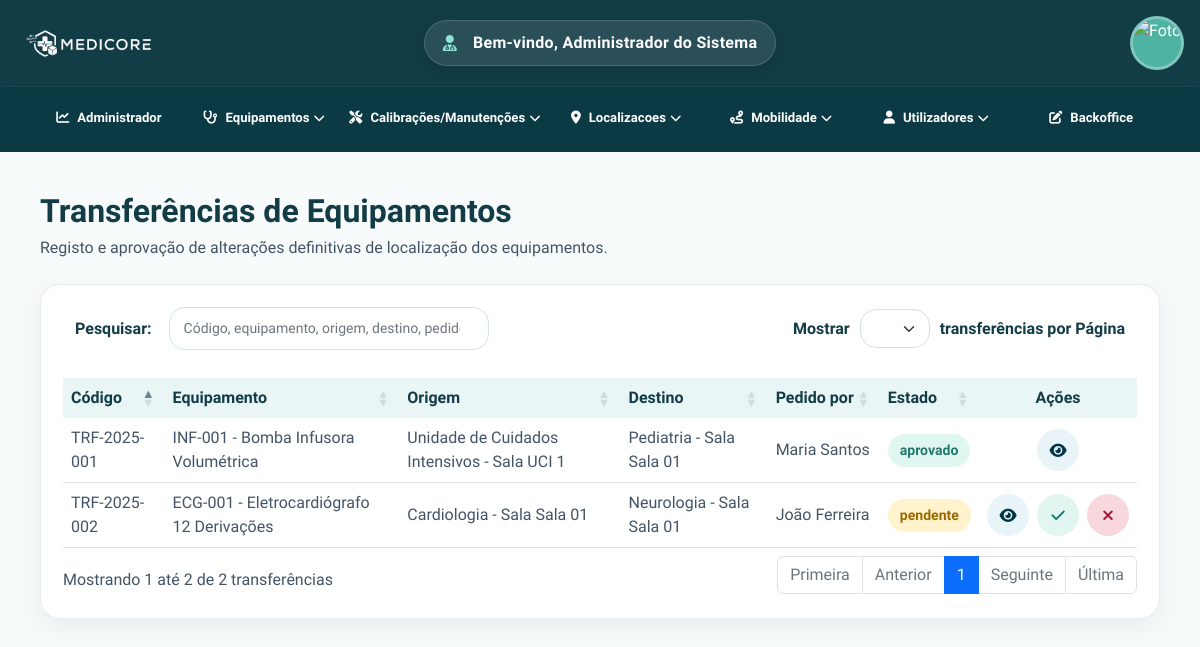
/private/views/mobilidade/transferencia.php (signed in), run on the app's committed database.
### tables this page shows
CREATE TABLE transferencias_equipamentos (
    id_transferencia INT AUTO_INCREMENT PRIMARY KEY,
    codigo_transferencia VARCHAR(30) NOT NULL UNIQUE,
    id_equipamento INT NOT NULL,
    id_localizacao_origem INT NOT NULL,
    id_localizacao_destino INT NOT NULL,
    id_utilizador_pedido INT NOT NULL,
    id_utilizador_aprovacao INT NULL,
    motivo VARCHAR(255) NULL,
    estado ENUM('pendente', 'aprovado', 'rejeitado') NOT NULL DEFAULT 'pendente',
    data_pedido DATETIME NOT NULL DEFAULT CURRENT_TIMESTAMP,
    data_aprovacao DATETIME NULL,
    observacoes VARCHAR(500) NULL,
    isActive TINYINT(1) NOT NULL DEFAULT 1,

    FOREIGN KEY (id_equipamento) REFERENCES equipamentos(id_equipamento),
    FOREIGN KEY (id_localizacao_origem) REFERENCES localizacoes(id_localizacao),
    FOREIGN KEY (id_localizacao_destino) REFERENCES localizacoes(id_localizacao),
    FOREIGN KEY (id_utilizador_pedido) REFERENCES utilizadores(id_utilizador),
    FOREIGN KEY (id_utilizador_aprovacao) REFERENCES utilizadores(id_utilizador)
);

CREATE TABLE equipamentos (
    id_equipamento INT AUTO_INCREMENT PRIMARY KEY,

    id_familia_equipamento INT NOT NULL,
    numero_sequencial INT NOT NULL,
    codigo_equipamento VARCHAR(30) NOT NULL UNIQUE,

    designacao VARCHAR(150) NOT NULL,
    modelo VARCHAR(120) NOT NULL,
    numero_serie VARCHAR(120) NOT NULL UNIQUE,

    tipo_entrada ENUM('compra', 'doacao', 'emprestimo') NULL,
    valor_aquisicao DECIMAL(10,2) NULL,

    id_localizacao INT NOT NULL,

    estado ENUM(
        'ativo',
        'avariado',
        'em_manutencao',
        'em_calibracao',
        'inativo',
        'abatido'
    ) NOT NULL DEFAULT 'ativo',

    criticidade ENUM(
        'baixa',
        'media',
        'alta',
        'critica'
    ) NOT NULL DEFAULT 'media',

    periodicidade_manutencao ENUM(
        'semestral',
        'anual',
        'bienal',
        'trienal'
    ) NULL,

    periodicidade_calibracao ENUM(
        'semestral',
        'anual',
        'bienal',
        'trienal'
    ) NULL,

    data_fabrico DATE NULL,
    data_aquisicao DATE NULL,
    data_instalacao DATE NULL,

    id_responsavel INT NULL,

    observacoes TEXT,

    isActive TINYINT(1) NOT NULL DEFAULT 1,

    criado_em TIMESTAMP DEFAULT CURRENT_TIMESTAMP,
    atualizado_em TIMESTAMP DEFAULT CURRENT_TIMESTAMP ON UPDATE CURRENT_TIMESTAMP,
    atualizado_por VARCHAR(150) NULL,

    CONSTRAINT fk_equipamento_familia
        FOREIGN KEY (id_familia_equipamento)
        REFERENCES familias_equipamento(id_familia_equipamento),

    CONSTRAINT fk_equipamento_localizacao
        FOREIGN KEY (id_localizacao)
        REFERENCES localizacoes(id_localizacao),

    CONSTRAINT fk_equipamentos_responsavel
        FOREIGN KEY (id_responsavel)
        REFERENCES utilizadores(id_utilizador)
        ON UPDATE CASCADE ON DELETE SET NULL,

    CONSTRAINT uk_familia_numero
        UNIQUE (id_familia_equipamento, numero_sequencial)
);

CREATE TABLE IF NOT EXISTS utilizadores (
    id_utilizador INT AUTO_INCREMENT PRIMARY KEY,

    codigo_utilizador VARCHAR(30) NOT NULL UNIQUE,
    nome VARCHAR(180) NOT NULL,

    tipo_utilizador ENUM('Administrador', 'Engenheiro', 'Enfermeiro') NOT NULL,
    estado ENUM('Ativo', 'Inativo', 'Pendente') NOT NULL DEFAULT 'Ativo',

    cartao_cidadao VARCHAR(30) NOT NULL UNIQUE,
    nif VARCHAR(20) NULL UNIQUE,
    data_nascimento DATE NULL,
    numero_mecanografico VARCHAR(50) NULL UNIQUE,

    email VARCHAR(150) NOT NULL UNIQUE,
    telefone VARCHAR(30) NULL,
    extensao VARCHAR(30) NULL,
    morada VARCHAR(255) NULL,
    codigo_postal VARCHAR(20) NULL,
    localidade VARCHAR(100) NULL,

    username VARCHAR(80) NOT NULL UNIQUE,
    password_hash VARCHAR(255) NOT NULL,

    perfil_acesso ENUM('Acesso total', 'Gestão técnica', 'Consulta clínica') NULL,
    data_ativacao DATE NULL,
    validade_acesso DATE NULL,

    departamento VARCHAR(120) NULL,
    funcao VARCHAR(120) NULL,
    superior_hierarquico VARCHAR(150) NULL,
    edificio VARCHAR(80) NULL,
    piso VARCHAR(30) NULL,
    data_admissao DATE NULL,

    observacoes TEXT NULL,

    ultimo_login DATETIME NULL,

    isActive TINYINT(1) NOT NULL DEFAULT 1,

    criado_em TIMESTAMP DEFAULT CURRENT_TIMESTAMP,
    atualizado_em TIMESTAMP DEFAULT CURRENT_TIMESTAMP ON UPDATE CURRENT_TIMESTAMP,
    atualizado_por VARCHAR(150) NULL
);

### private/views/mobilidade/transferencia.php (the view, shortened to what this page needs)
<?php
$pdo = medicore_pdo();
$tipoUtilizador = $_SESSION['tipo_utilizador'] ?? '';
$isAdmin = $tipoUtilizador === 'Administrador';
$transferencias = $pdo->query("
    SELECT t.*, e.codigo_equipamento, e.designacao,
           lo.codigo AS origem_codigo,
           CONCAT(lo.departamento_nome, ' - Sala ', lo.sala) AS origem_localizacao,
           ld.codigo AS destino_codigo,
           CONCAT(ld.departamento_nome, ' - Sala ', ld.sala) AS destino_localizacao,
           u.nome AS utilizador_pedido
    FROM transferencias_equipamentos t
    INNER JOIN equipamentos e ON e.id_equipamento = t.id_equipamento
    INNER JOIN localizacoes lo ON lo.id_localizacao = t.id_localizacao_origem
    INNER JOIN localizacoes ld ON ld.id_localizacao = t.id_localizacao_destino
    INNER JOIN utilizadores u ON u.id_utilizador = t.id_utilizador_pedido
    WHERE t.isActive = 1
    ORDER BY t.data_pedido DESC
")->fetchAll();
require_once __DIR__ . '/../../includes/header.php';
require_once __DIR__ . '/../../includes/nav.php';
require_once __DIR__ . '/../../includes/sidebar.php';
?>
<main class="conteudo-private">
    <div class="d-flex justify-content-between align-items-center mb-4 flex-wrap gap-3">
        <div>
            <h2 class="titulo-pagina">Transferências de Equipamentos</h2>
            <p class="subtitulo-pagina">
                Registo e aprovação de alterações definitivas de localização dos equipamentos.
            </p>
        </div>
    </div>
    <div class="table-responsive tabela-container">
        <table id="tabela-transferencias" class="table table-hover align-middle tabela-datatables-medicore">
            <thead>
                <tr>
                    <th>Código</th>
                    <th>Equipamento</th>
                    <th>Origem</th>
                    <th>Destino</th>
                    <th>Pedido por</th>
                    <th>Estado</th>
                    <th class="text-center">Ações</th>
                </tr>
            </thead>
            <tbody>
                <?php
                    $classeEstadoTransferencia = [
                        'pendente' => 'estado-manutencao',
                        'aprovado' => 'estado-ativo',
                        'rejeitado' => 'estado-avariado'
                    ];
                ?>
                <?php foreach ($transferencias as $transferencia): ?>
                    <tr>
                        <td><?php echo htmlspecialchars($transferencia['codigo_transferencia']); ?></td>
                        <td><?php echo htmlspecialchars($transferencia['codigo_equipamento'] . ' - ' . $transferencia['designacao']); ?></td>
                        <td><?php echo htmlspecialchars($transferencia['origem_localizacao']); ?></td>
                        <td><?php echo htmlspecialchars($transferencia['destino_localizacao']); ?></td>
                        <td><?php echo htmlspecialchars($transferencia['utilizador_pedido']); ?></td>
                        <td>
                            <span class="estado <?php echo $classeEstadoTransferencia[$transferencia['estado']] ?? 'estado-inativo'; ?>">
                                <?php echo htmlspecialchars($transferencia['estado']); ?>
                            </span>
                        </td>
                        <td class="text-center">
                                <div class="acoes-operacao">
                                    <button type="button"
                                            class="btn-acao-circular btn-acao-detalhe"
                                            data-bs-toggle="modal"
                                            data-bs-target="#modalDetalheTransferencia<?php echo (int) $transferencia['id_transferencia']; ?>"
                                            title="Ver detalhes">
                                        <i class="fa-solid fa-eye"></i>
                                    </button>
                                    <?php if ($isAdmin && $transferencia['estado'] === 'pendente'): ?>
                                        <form method="post" class="d-inline">
                                            <button type="submit" class="btn-acao-circular btn-acao-aprovar" title="Aprovar transferência">
                                                <i class="fa-solid fa-check"></i>
                                            </button>
                                        </form>
                                        <form method="post" class="d-inline">
                                            <button type="submit" class="btn-acao-circular btn-acao-rejeitar" title="Rejeitar transferência">
                                                <i class="fa-solid fa-xmark"></i>
                                            </button>
                                        </form>
                                    <?php endif; ?>
                                </div>
                        </td>
                    </tr>
                <?php endforeach; ?>
            </tbody>
        </table>
    </div>
</main>
<?php require_once __DIR__ . '/../../includes/footer.php'; ?>

### private/assets/css/1230404.css (style rules this page uses)
* { font-family: 'Titillium Web', Arial, Helvetica, sans-serif; }
:root { --cor-principal: #123c46; --cor-secundaria: #4fb3a4; --cor-secundaria-escura: #3a9c8e; --cor-fundo: #f8fbfb; --cor-fundo-suave: #eaf6f6; --cor-texto: #425466; --cor-branco: #ffffff; }
body { background-color: var(--cor-fundo); color: var(--cor-texto); }
.conteudo-private { padding: 40px; }
.tabela-container { background-color: var(--cor-branco); border-radius: 20px; padding: 22px; box-shadow: 0 8px 24px rgba(18, 60, 70, 0.08); border: 1px solid #e1eeee; }
.estado { display: inline-block; padding: 6px 12px; border-radius: 20px; font-size: 0.88rem; font-weight: 700; white-space: nowrap; }
.estado-ativo { background-color: #dff7f0; color: #24796e; }
.estado-manutencao { background-color: #fff3cd; color: #9a6a00; }
.titulo-pagina { color: var(--cor-principal); font-weight: 800; margin-bottom: 6px; }
.subtitulo-pagina { color: var(--cor-texto); margin-bottom: 0; }
.tabela-datatables-medicore { margin-bottom: 0; }
.tabela-datatables-medicore thead th { background-color: #eaf6f6; color: var(--cor-principal); font-weight: 700; border-bottom: none; white-space: nowrap; }
.tabela-datatables-medicore tbody td { color: var(--cor-texto); vertical-align: middle; }
.acoes-operacao { display: flex; align-items: center; justify-content: center; gap: 8px; flex-wrap: nowrap; width: 100%; }
.btn-acao-circular { width: 42px; height: 42px; min-width: 42px; padding: 0; border: none; border-radius: 50%; display: inline-flex; align-items: center; justify-content: center; font-size: 0.95rem; transition: all 0.2s ease; }
.btn-acao-detalhe { background: #e8f4f7; color: #003747; }
.btn-acao-aprovar { background: #e2f6f1; color: #0f766e; }
.btn-acao-rejeitar { background: #f8d7dd; color: #a0142f; }

### data on the page
transferencias_equipamentos: codigo_transferencia "TRF-2025-002", id_equipamento.designacao "ECG-001 - Eletrocardiógrafo 12 Derivações", origem_localizacao "Cardiologia - Sala Sala 01", destino_localizacao "Neurologia - Sala Sala 01", id_utilizador_pedido.nome "João Ferreira", estado "pendente"
transferencias_equipamentos: codigo_transferencia "TRF-2025-001", id_equipamento.designacao "INF-001 - Bomba Infusora Volumétrica", origem_localizacao "Unidade de Cuidados Intensivos - Sala UCI 1", destino_localizacao "Pediatria - Sala Sala 01", id_utilizador_pedido.nome "Maria Santos", estado "aprovado"

### other printed values
$_SESSION['nome_utilizador'] "Administrador do Sistema"
